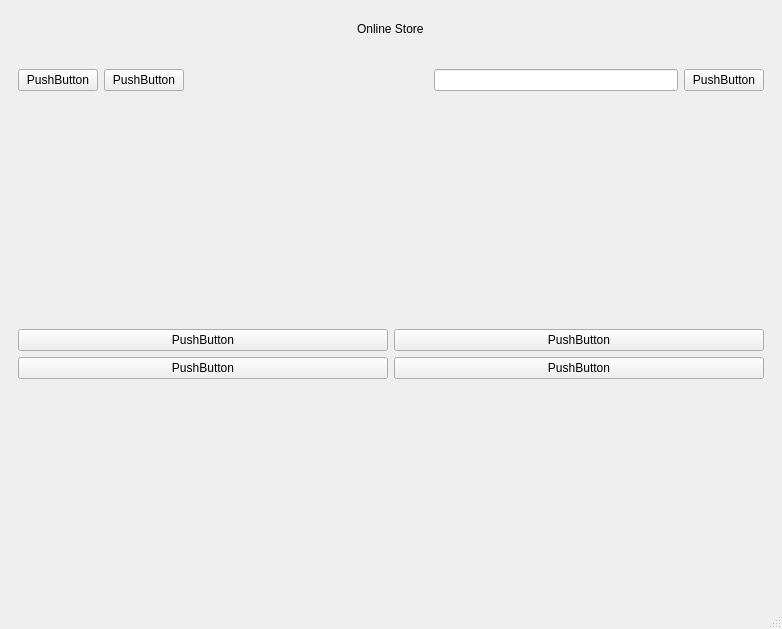
<?xml version="1.0" encoding="UTF-8"?>
<ui version="4.0">
 <class>MainWindow</class>
 <widget class="QMainWindow" name="MainWindow">
  <property name="geometry">
   <rect>
    <x>0</x>
    <y>0</y>
    <width>782</width>
    <height>629</height>
   </rect>
  </property>
  <property name="windowTitle">
   <string>MainWindow</string>
  </property>
  <widget class="QWidget" name="centralwidget">
   <layout class="QVBoxLayout" name="verticalLayout_2">
    <item>
     <widget class="QWidget" name="widget" native="true">
      <property name="minimumSize">
       <size>
        <width>0</width>
        <height>40</height>
       </size>
      </property>
      <property name="maximumSize">
       <size>
        <width>16777215</width>
        <height>40</height>
       </size>
      </property>
      <layout class="QVBoxLayout" name="verticalLayout">
       <item alignment="Qt::AlignHCenter|Qt::AlignVCenter">
        <widget class="QLabel" name="label">
         <property name="text">
          <string>Online Store</string>
         </property>
        </widget>
       </item>
      </layout>
     </widget>
    </item>
    <item>
     <widget class="QWidget" name="widget_2" native="true">
      <property name="minimumSize">
       <size>
        <width>0</width>
        <height>50</height>
       </size>
      </property>
      <property name="maximumSize">
       <size>
        <width>16777215</width>
        <height>50</height>
       </size>
      </property>
      <layout class="QHBoxLayout" name="horizontalLayout">
       <item>
        <widget class="QPushButton" name="pushButton">
         <property name="text">
          <string>PushButton</string>
         </property>
        </widget>
       </item>
       <item>
        <widget class="QPushButton" name="pushButton_2">
         <property name="text">
          <string>PushButton</string>
         </property>
        </widget>
       </item>
       <item>
        <spacer name="horizontalSpacer">
         <property name="orientation">
          <enum>Qt::Horizontal</enum>
         </property>
         <property name="sizeHint" stdset="0">
          <size>
           <width>40</width>
           <height>20</height>
          </size>
         </property>
        </spacer>
       </item>
       <item>
        <widget class="QLineEdit" name="lineEdit"/>
       </item>
       <item>
        <widget class="QPushButton" name="pushButton_3">
         <property name="text">
          <string>PushButton</string>
         </property>
        </widget>
       </item>
      </layout>
     </widget>
    </item>
    <item>
     <widget class="QWidget" name="widget_3" native="true">
      <layout class="QGridLayout" name="gridLayout_2">
       <item row="0" column="0">
        <layout class="QGridLayout" name="gridLayout">
         <item row="0" column="0">
          <widget class="QPushButton" name="pushButton_4">
           <property name="text">
            <string>PushButton</string>
           </property>
          </widget>
         </item>
         <item row="1" column="0">
          <widget class="QPushButton" name="pushButton_5">
           <property name="text">
            <string>PushButton</string>
           </property>
          </widget>
         </item>
         <item row="0" column="1">
          <widget class="QPushButton" name="pushButton_6">
           <property name="text">
            <string>PushButton</string>
           </property>
          </widget>
         </item>
         <item row="1" column="1">
          <widget class="QPushButton" name="pushButton_7">
           <property name="text">
            <string>PushButton</string>
           </property>
          </widget>
         </item>
        </layout>
       </item>
      </layout>
     </widget>
    </item>
   </layout>
  </widget>
  <widget class="QStatusBar" name="statusbar"/>
  <widget class="QMenuBar" name="menubar">
   <property name="geometry">
    <rect>
     <x>0</x>
     <y>0</y>
     <width>782</width>
     <height>30</height>
    </rect>
   </property>
  </widget>
 </widget>
 <resources/>
 <connections/>
</ui>
